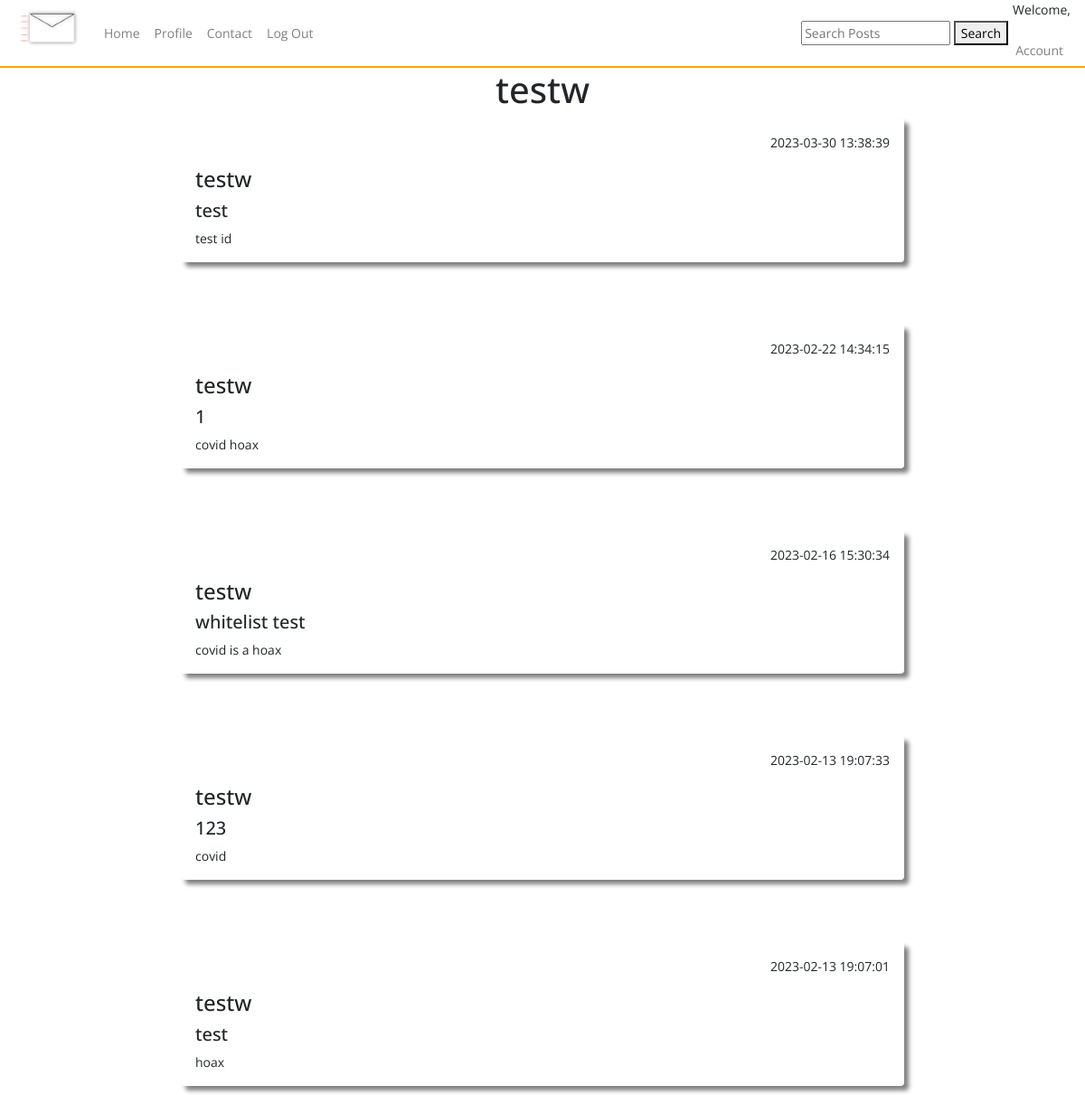
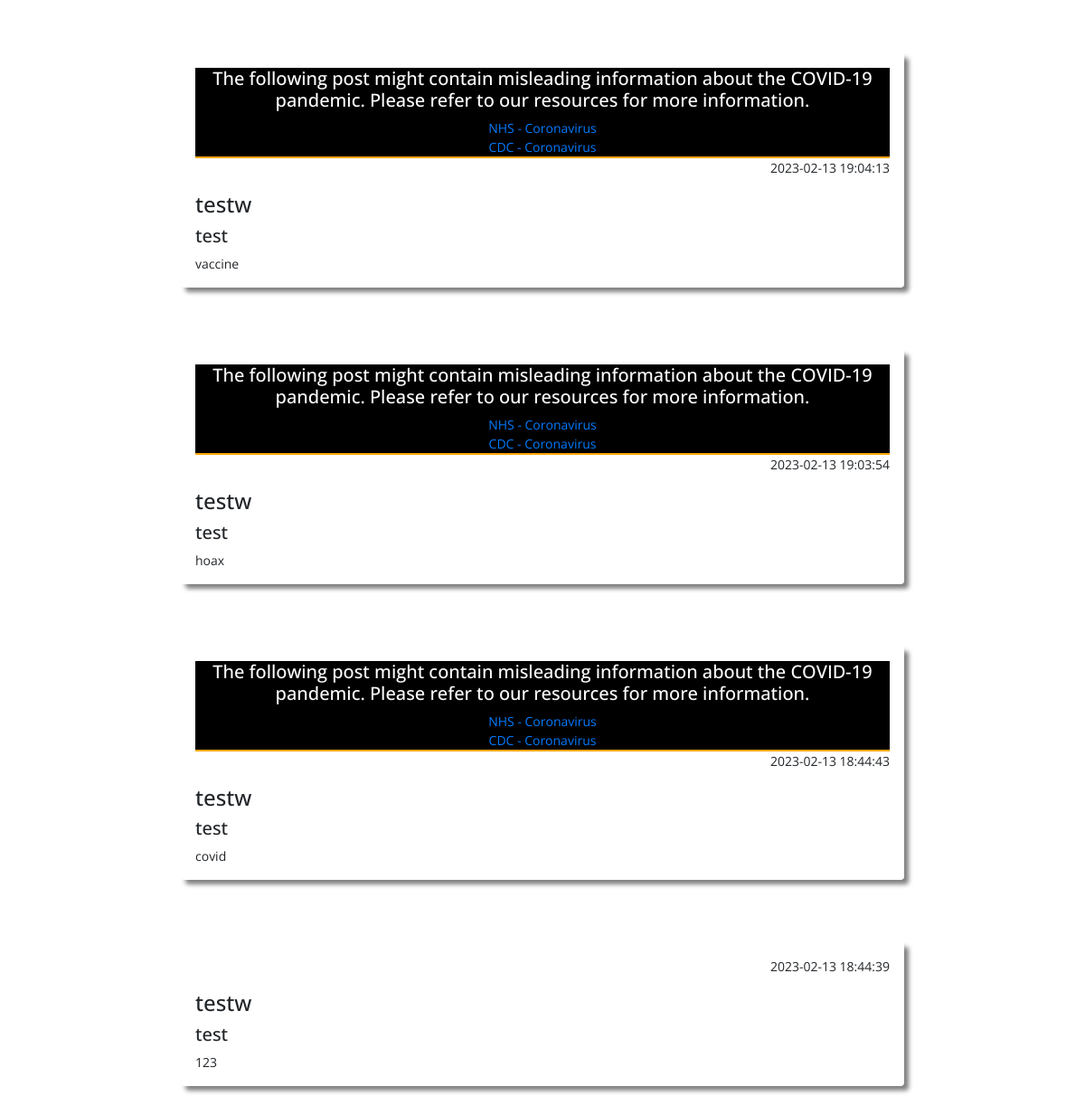
The page /user/testw on the database its author committed (2 pictures, top to bottom).
### tables this page shows
CREATE TABLE users (
    ID INTEGER PRIMARY KEY AUTOINCREMENT,
    username TEXT NOT NULL,
    password TEXT NOT NULL,
    email TEXT NOT NULL UNIQUE
, user_type VARCHAR, whitelisted text, blacklisted text);

CREATE TABLE posts (
    ID INTEGER PRIMARY KEY AUTOINCREMENT,
    title TEXT NOT NULL,
    content TEXT NOT NULL,
    by_user TEXT NOT NULL,
    created_at timestamp default current_timestamp
, userID integer, flag_covid text, blacklisted text, flag_vaccine text, flag_tests text, flag_cures text, reported int, report_message text);

### app.py (the view)
@app.route('/user/<username>')
def user_profile(username):
    conn = sqlite3.connect(DATABASE)
    cursor = conn.cursor()
    cursor.execute('SELECT * FROM users WHERE username = ?', (username,))
    user_row = cursor.fetchone()
    conn.close()
    user = {
        'id': user_row[0],
        'username': user_row[1],
        'email': user_row[3]
    } if user_row else None
    user_posts=query_db('SELECT * FROM posts WHERE by_user = ? ORDER BY created_at DESC', (username,))
    return render_template('user_profile.html', user=user, user_posts=user_posts)

### app.py (called while the page is built)
def query_db(query, args=(), one=False):
    con = g._database = sqlite3.connect(DATABASE)
    con.row_factory = sqlite3.Row
    cur = con.execute(query, args)
    rv = cur.fetchall()
    cur.close()
    return (rv[0] if rv else None) if one else rv

### templates/user_profile.html (shortened to what this page needs)
{% include "layout.html" %}
{% include "nav.html" %}
<center><h1>{{ user.username }}</h1></center>
<div class="container-fluid">
    {% for user_post in user_posts %}
    <div class="shadow mx-auto posts p-3 mb-5 rounded">
      {% if user_post.flag_covid == "yes" %}
      <div class="flagged_post">
        <h5>The following post might contain misleading information about the COVID-19 pandemic. Please refer to our resources for more information.</h5>
        <a href="https://www.nhs.uk/conditions/coronavirus-covid-19/">NHS - Coronavirus </a><br>
        <a href="https://www.cdc.gov/coronavirus/2019-ncov/index.html">CDC - Coronavirus</a>
      </div>
      {% endif %}
    <p align="right">{{  user_post.created_at  }}</p>
    <h4>{{ user_post.by_user }}</h4>
    <h5>{{ user_post.title }}</h5>
    {{ user_post.content }}<br/>
    </div>
    <br/>
    {% endfor %}
</div>

### static/css/style.css (style rules this page uses)
.shadow { box-shadow: 5px 5px 5px grey; }
.posts { width: 800px; }
.flagged_post { text-align: center; background-color: black; color: white; border-bottom: 2px solid orange; height: auto; width: auto; }

### rows shown on the page
users: username "testw"
posts: created_at "2023-03-30 13:38:39", by_user "testw", title "test", content "test id"
posts: created_at "2023-02-22 14:34:15", by_user "testw", title "1", content "covid hoax"
posts: created_at "2023-02-16 15:30:34", by_user "testw", title "whitelist test", content "covid is a hoax"
posts: created_at "2023-02-13 19:07:33", by_user "testw", title "123", content "covid"
posts: created_at "2023-02-13 19:07:01", by_user "testw", title "test", content "hoax"
posts: flag_covid "NHS - Coronavirus", created_at "2023-02-13 19:04:13", by_user "testw", title "test", content "vaccine"
posts: flag_covid "NHS - Coronavirus", created_at "2023-02-13 19:03:54", by_user "testw", title "test", content "hoax"
posts: flag_covid "NHS - Coronavirus", created_at "2023-02-13 18:44:43", by_user "testw", title "test", content "covid"
posts: created_at "2023-02-13 18:44:39", by_user "testw", title "test", content "123"
